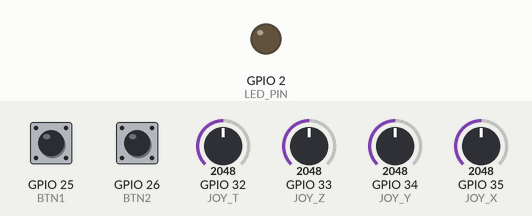
This sketch was run on a simulated ESP32. Shown: output pins drawn as LEDs (lit = HIGH). Dashed ring = blinking. Inputs (shaded band) come from the test bench; at power-on: GPIO 25 (BTN1) HIGH, GPIO 26 (BTN2) HIGH, GPIO 32 (JOY_T) = 2048, GPIO 33 (JOY_Z) = 2048, GPIO 34 (JOY_Y) = 2048, GPIO 35 (JOY_X) = 2048. What the sketch prints to the serial monitor is not drawn.

Above: at 0.1 s.
At 0.58 s:
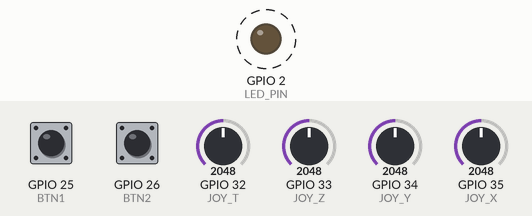
Timing chart, 0 to 3.4 s (numbered marks = the images above):
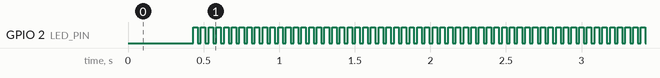

The sketch:

Transmitter.ino
```cpp
#include <esp_now.h>
#include <WiFi.h>

// ====== MAC ADDRESS DRONE ======
uint8_t droneMac[] = {0x90,0xE5,0xB1,0x99,0xA2,0xBE};

// ====== STRUCT DATA ======
typedef struct __attribute__((packed)) {
  int16_t joyX;       // Roll -2048..+2047
  int16_t joyY;       // Pitch
  int16_t joyZ;       // Yaw
  int16_t throttle;   // Throttle
  uint8_t button1;    // ARM
  uint8_t button2;    // DISARM
  uint32_t timestamp;
} ControlPacket;

ControlPacket packet;

// ====== PINS ======
const int JOY_X = 35;
const int JOY_Y = 34;
const int JOY_Z = 33;
const int JOY_T = 32;
const int BTN1 = 25;
const int BTN2 = 26;
const int LED_PIN = 2;

// ====== SEND INTERVAL ======
unsigned long lastSend = 0;
const int SEND_INTERVAL = 50; // 20Hz
unsigned long ledOffTime = 0;

// ====== JOYSTICK CENTER ======
int joyX_center = 2048;
int joyY_center = 2048;
int joyZ_center = 2048;
int joyT_center = 2048;

// ====== CALLBACK GỬI DỮ LIỆU ======
void OnDataSent(const uint8_t *mac_addr, esp_now_send_status_t status) {
  digitalWrite(LED_PIN, HIGH);
  ledOffTime = millis() + 30;
}

// ====== CALIBRATE JOYSTICK ======
int readCenter(int pin) {
  long sum = 0;
  for(int i=0;i<50;i++){
    sum += analogRead(pin);
    delay(2);
  }
  return sum / 50;
}

void calibrateJoystick() {
  Serial.println("Calibrating joystick, keep it centered...");
  joyX_center = readCenter(JOY_X);
  joyY_center = readCenter(JOY_Y);
  joyZ_center = readCenter(JOY_Z);
  joyT_center = readCenter(JOY_T);
  Serial.println("Calibration done:");
  Serial.print("X_center="); Serial.println(joyX_center);
  Serial.print("Y_center="); Serial.println(joyY_center);
  Serial.print("Z_center="); Serial.println(joyZ_center);
  Serial.print("T_center="); Serial.println(joyT_center);
}

// ====== MAP WITH DEADZONE ======
int16_t mapAxisWithDeadzone(int raw, int center, int deadzone = 10) {
  int delta = raw - center;

  if (abs(delta) <= deadzone) return 0;

  if(delta > 0)
    return map(delta - deadzone, 0, 4095 - center - deadzone, 0, 2048);
  else
    return map(delta + deadzone, -center + deadzone, 0, -2048, 0);
}

// ====== SETUP ======
void setup() {
  Serial.begin(115200);

  pinMode(LED_PIN, OUTPUT);
  pinMode(BTN1, INPUT_PULLUP);
  pinMode(BTN2, INPUT_PULLUP);

  WiFi.mode(WIFI_STA);

  calibrateJoystick();

  if (esp_now_init() != ESP_OK) {
    Serial.println("❌ ESP-NOW init failed");
    while(1);
  }
  esp_now_register_send_cb(OnDataSent);

  esp_now_peer_info_t peerInfo = {};
  memcpy(peerInfo.peer_addr, droneMac, 6);
  peerInfo.channel = 0;
  peerInfo.encrypt = false;

  if (esp_now_add_peer(&peerInfo) != ESP_OK) {
    Serial.println("❌ Add peer failed");
    while(1);
  }

  Serial.println("Transmitter ready ✅");
}

// ====== LOOP ======
void loop() {
  if (millis() - lastSend >= SEND_INTERVAL) {

    int rawX = analogRead(JOY_X);
    int rawY = analogRead(JOY_Y);
    int rawZ = analogRead(JOY_Z);
    int rawT = analogRead(JOY_T);

    // Map X/Y/Z with deadzone
    packet.joyX = mapAxisWithDeadzone(rawX, joyX_center);
    packet.joyY = mapAxisWithDeadzone(rawY, joyY_center);
    packet.joyZ = mapAxisWithDeadzone(rawZ, joyZ_center);

    // Map Throttle separately: center=0, min=-2048, max=+2047
    packet.throttle = mapAxisWithDeadzone(rawT, joyT_center);

    // Buttons
    packet.button1 = !digitalRead(BTN1);
    packet.button2 = !digitalRead(BTN2);

    packet.timestamp = millis();

    // Serial print
    Serial.print("X="); Serial.print(packet.joyX);
    Serial.print("\tY="); Serial.print(packet.joyY);
    Serial.print("\tZ="); Serial.print(packet.joyZ);
    Serial.print("\tT="); Serial.print(packet.throttle);
    Serial.print("\tB1="); Serial.print(packet.button1);
    Serial.print("\tB2="); Serial.println(packet.button2);

    // Send ESP-NOW
    esp_now_send(droneMac, (uint8_t*)&packet, sizeof(packet));

    lastSend = millis();
  }

  // LED off
  if (ledOffTime && millis() >= ledOffTime) {
    digitalWrite(LED_PIN, LOW);
    ledOffTime = 0;
  }
}
```

Measured:
- by itself, GPIO 2 (LED_PIN): alternates HIGH for 0.03 s and LOW for 0.02 s
